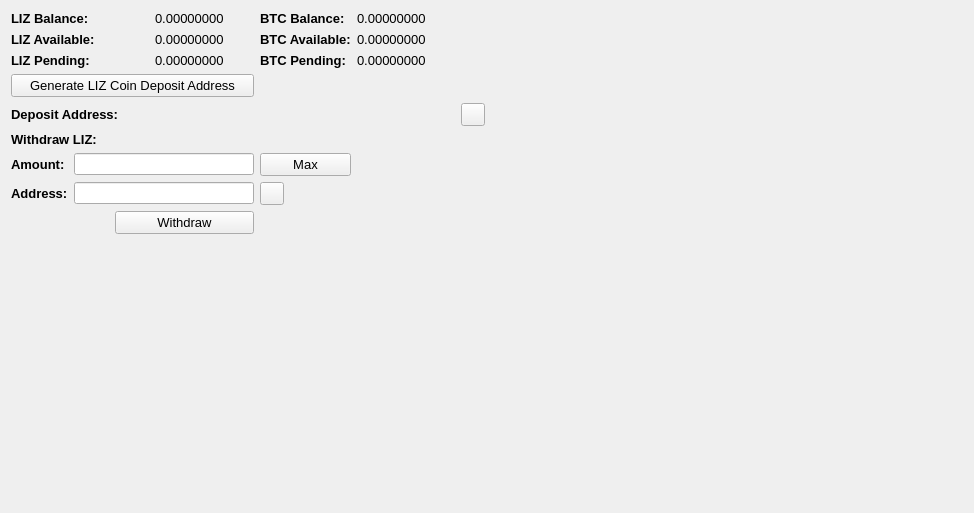
     <widget class="QWidget" name="BalanceTab">
      <attribute name="title">
       <string>Balance</string>
      </attribute>
      <layout class="QGridLayout" name="gridLayout_2">
       <item row="0" column="0" colspan="2">
        <widget class="QLabel" name="label_11">
         <property name="font">
          <font>
           <pointsize>10</pointsize>
           <weight>75</weight>
           <bold>true</bold>
          </font>
         </property>
         <property name="text">
          <string>LIZ Balance:</string>
         </property>
        </widget>
       </item>
       <item row="0" column="3">
        <widget class="QLabel" name="LIZBalanceLabel">
         <property name="font">
          <font>
           <pointsize>10</pointsize>
          </font>
         </property>
         <property name="text">
          <string>0.00000000</string>
         </property>
         <property name="textInteractionFlags">
          <set>Qt::LinksAccessibleByMouse|Qt::TextSelectableByMouse</set>
         </property>
        </widget>
       </item>
       <item row="0" column="4">
        <widget class="QLabel" name="label_12">
         <property name="font">
          <font>
           <pointsize>10</pointsize>
           <weight>75</weight>
           <bold>true</bold>
          </font>
         </property>
         <property name="text">
          <string>BTC Balance:</string>
         </property>
        </widget>
       </item>
       <item row="0" column="5">
        <widget class="QLabel" name="BitcoinBalanceLabel">
         <property name="font">
          <font>
           <pointsize>10</pointsize>
          </font>
         </property>
         <property name="text">
          <string>0.00000000</string>
         </property>
         <property name="textInteractionFlags">
          <set>Qt::LinksAccessibleByMouse|Qt::TextSelectableByMouse</set>
         </property>
        </widget>
       </item>
       <item row="0" column="7" rowspan="10">
        <spacer name="horizontalSpacer_4">
         <property name="orientation">
          <enum>Qt::Horizontal</enum>
         </property>
         <property name="sizeHint" stdset="0">
          <size>
           <width>478</width>
           <height>488</height>
          </size>
         </property>
        </spacer>
       </item>
       <item row="1" column="0" colspan="2">
        <widget class="QLabel" name="label_13">
         <property name="font">
          <font>
           <pointsize>10</pointsize>
           <weight>75</weight>
           <bold>true</bold>
          </font>
         </property>
         <property name="text">
          <string>LIZ Available:</string>
         </property>
        </widget>
       </item>
       <item row="1" column="3">
        <widget class="QLabel" name="LIZAvailableLabel_2">
         <property name="font">
          <font>
           <pointsize>10</pointsize>
          </font>
         </property>
         <property name="text">
          <string>0.00000000</string>
         </property>
         <property name="textInteractionFlags">
          <set>Qt::LinksAccessibleByMouse|Qt::TextSelectableByMouse</set>
         </property>
        </widget>
       </item>
       <item row="1" column="4">
        <widget class="QLabel" name="label_15">
         <property name="font">
          <font>
           <pointsize>10</pointsize>
           <weight>75</weight>
           <bold>true</bold>
          </font>
         </property>
         <property name="text">
          <string>BTC Available:</string>
         </property>
        </widget>
       </item>
       <item row="1" column="5">
        <widget class="QLabel" name="BitcoinAvailableLabel">
         <property name="font">
          <font>
           <pointsize>10</pointsize>
          </font>
         </property>
         <property name="text">
          <string>0.00000000</string>
         </property>
         <property name="textInteractionFlags">
          <set>Qt::LinksAccessibleByMouse|Qt::TextSelectableByMouse</set>
         </property>
        </widget>
       </item>
       <item row="2" column="0" colspan="2">
        <widget class="QLabel" name="label_14">
         <property name="font">
          <font>
           <pointsize>10</pointsize>
           <weight>75</weight>
           <bold>true</bold>
          </font>
         </property>
         <property name="text">
          <string>LIZ Pending:</string>
         </property>
        </widget>
       </item>
       <item row="2" column="3">
        <widget class="QLabel" name="LIZPendingLabel">
         <property name="font">
          <font>
           <pointsize>10</pointsize>
          </font>
         </property>
         <property name="text">
          <string>0.00000000</string>
         </property>
         <property name="textInteractionFlags">
          <set>Qt::LinksAccessibleByMouse|Qt::TextSelectableByMouse</set>
         </property>
        </widget>
       </item>
       <item row="2" column="4">
        <widget class="QLabel" name="label_31">
         <property name="font">
          <font>
           <pointsize>10</pointsize>
           <weight>75</weight>
           <bold>true</bold>
          </font>
         </property>
         <property name="text">
          <string>BTC Pending:</string>
         </property>
        </widget>
       </item>
       <item row="2" column="5">
        <widget class="QLabel" name="BitcoinPendingLabel">
         <property name="font">
          <font>
           <pointsize>10</pointsize>
          </font>
         </property>
         <property name="text">
          <string>0.00000000</string>
         </property>
         <property name="textInteractionFlags">
          <set>Qt::LinksAccessibleByMouse|Qt::TextSelectableByMouse</set>
         </property>
        </widget>
       </item>
       <item row="3" column="0" colspan="4">
        <widget class="QPushButton" name="GenDepositBTN">
         <property name="font">
          <font>
           <pointsize>10</pointsize>
          </font>
         </property>
         <property name="text">
          <string>Generate LIZ Coin Deposit Address</string>
         </property>
        </widget>
       </item>
       <item row="4" column="0" colspan="3">
        <widget class="QLabel" name="label_33">
         <property name="font">
          <font>
           <pointsize>10</pointsize>
           <weight>75</weight>
           <bold>true</bold>
          </font>
         </property>
         <property name="text">
          <string>Deposit Address:</string>
         </property>
        </widget>
       </item>
       <item row="4" column="3" colspan="3">
        <widget class="QLabel" name="DepositAddressLabel">
         <property name="minimumSize">
          <size>
           <width>300</width>
           <height>0</height>
          </size>
         </property>
         <property name="palette">
          <palette>
           <active>
            <colorrole role="WindowText">
             <brush brushstyle="SolidPattern">
              <color alpha="255">
               <red>0</red>
               <green>0</green>
               <blue>0</blue>
              </color>
             </brush>
            </colorrole>
            <colorrole role="Text">
             <brush brushstyle="SolidPattern">
              <color alpha="255">
               <red>0</red>
               <green>0</green>
               <blue>255</blue>
              </color>
             </brush>
            </colorrole>
           </active>
           <inactive>
            <colorrole role="WindowText">
             <brush brushstyle="SolidPattern">
              <color alpha="255">
               <red>0</red>
               <green>0</green>
               <blue>0</blue>
              </color>
             </brush>
            </colorrole>
            <colorrole role="Text">
             <brush brushstyle="SolidPattern">
              <color alpha="255">
               <red>0</red>
               <green>0</green>
               <blue>255</blue>
              </color>
             </brush>
            </colorrole>
           </inactive>
           <disabled>
            <colorrole role="WindowText">
             <brush brushstyle="SolidPattern">
              <color alpha="255">
               <red>120</red>
               <green>120</green>
               <blue>120</blue>
              </color>
             </brush>
            </colorrole>
            <colorrole role="Text">
             <brush brushstyle="SolidPattern">
              <color alpha="255">
               <red>120</red>
               <green>120</green>
               <blue>120</blue>
              </color>
             </brush>
            </colorrole>
           </disabled>
          </palette>
         </property>
         <property name="font">
          <font>
           <pointsize>10</pointsize>
           <weight>75</weight>
           <bold>true</bold>
          </font>
         </property>
         <property name="text">
          <string/>
         </property>
         <property name="alignment">
          <set>Qt::AlignRight|Qt::AlignTrailing|Qt::AlignVCenter</set>
         </property>
         <property name="textInteractionFlags">
          <set>Qt::LinksAccessibleByMouse|Qt::TextSelectableByKeyboard|Qt::TextSelectableByMouse</set>
         </property>
        </widget>
       </item>
       <item row="4" column="6">
        <widget class="QToolButton" name="DepositCopyButton">
         <property name="toolTip">
          <string>Copy to clipboard</string>
         </property>
         <property name="text">
          <string/>
         </property>
         <property name="icon">
          <iconset resource="../bitcoin.qrc">
           <normaloff>:/icons/editcopy</normaloff>:/icons/editcopy</iconset>
         </property>
         <property name="shortcut">
          <string>Alt+P</string>
         </property>
        </widget>
       </item>
       <item row="5" column="0" colspan="2">
        <widget class="QLabel" name="label_34">
         <property name="font">
          <font>
           <pointsize>10</pointsize>
           <weight>75</weight>
           <bold>true</bold>
          </font>
         </property>
         <property name="text">
          <string>Withdraw LIZ:</string>
         </property>
        </widget>
       </item>
       <item row="6" column="0">
        <widget class="QLabel" name="label_26">
         <property name="font">
          <font>
           <pointsize>10</pointsize>
           <weight>75</weight>
           <bold>true</bold>
          </font>
         </property>
         <property name="text">
          <string>Amount:</string>
         </property>
        </widget>
       </item>
       <item row="6" column="1" colspan="3">
        <widget class="QLineEdit" name="WithdrawUnitsInput">
         <property name="font">
          <font>
           <pointsize>9</pointsize>
           <weight>75</weight>
           <bold>true</bold>
          </font>
         </property>
         <property name="text">
          <string/>
         </property>
        </widget>
       </item>
       <item row="6" column="4">
        <widget class="QPushButton" name="Withdraw_Max_Amount">
         <property name="font">
          <font>
           <pointsize>10</pointsize>
          </font>
         </property>
         <property name="text">
          <string>Max</string>
         </property>
        </widget>
       </item>
       <item row="7" column="0">
        <widget class="QLabel" name="label_10">
         <property name="font">
          <font>
           <pointsize>10</pointsize>
           <weight>75</weight>
           <bold>true</bold>
          </font>
         </property>
         <property name="text">
          <string>Address:</string>
         </property>
        </widget>
       </item>
       <item row="7" column="1" colspan="3">
        <widget class="QLineEdit" name="WithdrawAddress">
         <property name="font">
          <font>
           <pointsize>9</pointsize>
           <weight>75</weight>
           <bold>true</bold>
          </font>
         </property>
        </widget>
       </item>
       <item row="7" column="4">
        <widget class="QToolButton" name="WithdrawPasteButton">
         <property name="toolTip">
          <string>Paste from clipboard</string>
         </property>
         <property name="text">
          <string/>
         </property>
         <property name="icon">
          <iconset resource="../bitcoin.qrc">
           <normaloff>:/icons/editpaste</normaloff>:/icons/editpaste</iconset>
         </property>
         <property name="shortcut">
          <string>Alt+P</string>
         </property>
        </widget>
       </item>
       <item row="8" column="2" colspan="2">
        <widget class="QPushButton" name="WithdrawUnitsBtn">
         <property name="font">
          <font>
           <pointsize>10</pointsize>
          </font>
         </property>
         <property name="text">
          <string>Withdraw</string>
         </property>
        </widget>
       </item>
       <item row="9" column="0" colspan="6">
        <spacer name="verticalSpacer">
         <property name="orientation">
          <enum>Qt::Vertical</enum>
         </property>
         <property name="sizeHint" stdset="0">
          <size>
           <width>428</width>
           <height>262</height>
          </size>
         </property>
        </spacer>
       </item>
      </layout>
      <zorder>label_31</zorder>
      <zorder>label_15</zorder>
      <zorder>label_12</zorder>
      <zorder>label_14</zorder>
      <zorder>label_13</zorder>
      <zorder>label_11</zorder>
      <zorder>BitcoinBalanceLabel</zorder>
      <zorder>LIZBalanceLabel</zorder>
      <zorder>LIZAvailableLabel_2</zorder>
      <zorder>LIZPendingLabel</zorder>
      <zorder>BitcoinAvailableLabel</zorder>
      <zorder>BitcoinPendingLabel</zorder>
      <zorder>label_33</zorder>
      <zorder>GenDepositBTN</zorder>
      <zorder>DepositAddressLabel</zorder>
      <zorder>Withdraw_Max_Amount</zorder>
      <zorder>label_34</zorder>
      <zorder>WithdrawUnitsInput</zorder>
      <zorder>label_10</zorder>
      <zorder>label_26</zorder>
      <zorder>WithdrawAddress</zorder>
      <zorder>WithdrawUnitsBtn</zorder>
      <zorder>horizontalSpacer_4</zorder>
      <zorder>verticalSpacer</zorder>
      <zorder>WithdrawPasteButton</zorder>
      <zorder>DepositCopyButton</zorder>
     </widget>
